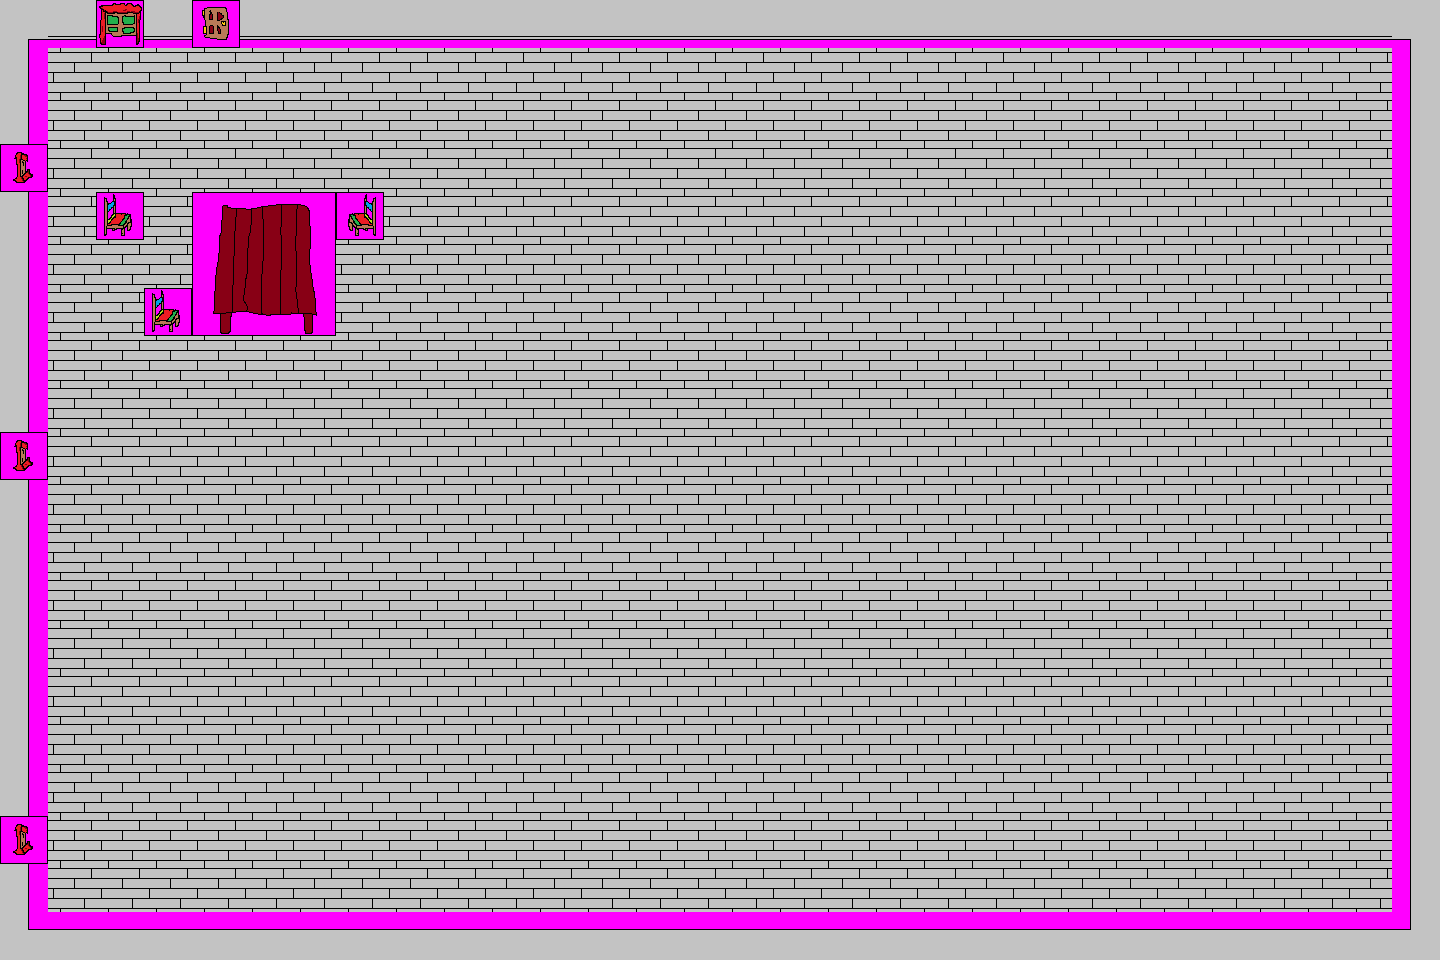

Below is a game level as drawn by its tile map, then a one-line description and the .tmx file that defines it, in full:
An orthogonal 30x20 tile map with 48x48 px tiles, 3 tile layers (Floor Layer, Chair Layer, Collision Layer) and 4 objects.

<map version="1.10" tiledversion="1.10.2" orientation="orthogonal" renderorder="right-down" width="30" height="20" tilewidth="48" tileheight="48" infinite="0" nextlayerid="7" nextobjectid="5">
 <properties>
  <property name="Collision" type="bool" value="true" />
 </properties>
 <tileset firstgid="1" source="../TileSets/incrediblybadmspainttileset.tsx" />
 <layer id="1" name="Floor Layer" width="30" height="20">
  <data encoding="csv">
1,1,1,1,1,1,1,1,1,1,1,1,1,1,1,1,1,1,1,1,1,1,1,1,1,1,1,1,1,1,
1,1,1,1,1,1,1,1,1,1,1,1,1,1,1,1,1,1,1,1,1,1,1,1,1,1,1,1,1,1,
1,1,1,1,1,1,1,1,1,1,1,1,1,1,1,1,1,1,1,1,1,1,1,1,1,1,1,1,1,1,
1,1,1,1,1,1,1,1,1,1,1,1,1,1,1,1,1,1,1,1,1,1,1,1,1,1,1,1,1,1,
1,1,1,1,1,1,1,1,1,1,1,1,1,1,1,1,1,1,1,1,1,1,1,1,1,1,1,1,1,1,
1,1,1,1,1,1,1,1,1,1,1,1,1,1,1,1,1,1,1,1,1,1,1,1,1,1,1,1,1,1,
1,1,1,1,1,1,1,1,1,1,1,1,1,1,1,1,1,1,1,1,1,1,1,1,1,1,1,1,1,1,
1,1,1,1,1,1,1,1,1,1,1,1,1,1,1,1,1,1,1,1,1,1,1,1,1,1,1,1,1,1,
1,1,1,1,1,1,1,1,1,1,1,1,1,1,1,1,1,1,1,1,1,1,1,1,1,1,1,1,1,1,
1,1,1,1,1,1,1,1,1,1,1,1,1,1,1,1,1,1,1,1,1,1,1,1,1,1,1,1,1,1,
1,1,1,1,1,1,1,1,1,1,1,1,1,1,1,1,1,1,1,1,1,1,1,1,1,1,1,1,1,1,
1,1,1,1,1,1,1,1,1,1,1,1,1,1,1,1,1,1,1,1,1,1,1,1,1,1,1,1,1,1,
1,1,1,1,1,1,1,1,1,1,1,1,1,1,1,1,1,1,1,1,1,1,1,1,1,1,1,1,1,1,
1,1,1,1,1,1,1,1,1,1,1,1,1,1,1,1,1,1,1,1,1,1,1,1,1,1,1,1,1,1,
1,1,1,1,1,1,1,1,1,1,1,1,1,1,1,1,1,1,1,1,1,1,1,1,1,1,1,1,1,1,
1,1,1,1,1,1,1,1,1,1,1,1,1,1,1,1,1,1,1,1,1,1,1,1,1,1,1,1,1,1,
1,1,1,1,1,1,1,1,1,1,1,1,1,1,1,1,1,1,1,1,1,1,1,1,1,1,1,1,1,1,
1,1,1,1,1,1,1,1,1,1,1,1,1,1,1,1,1,1,1,1,1,1,1,1,1,1,1,1,1,1,
1,1,1,1,1,1,1,1,1,1,1,1,1,1,1,1,1,1,1,1,1,1,1,1,1,1,1,1,1,1,
1,1,1,1,1,1,1,1,1,1,1,1,1,1,1,1,1,1,1,1,1,1,1,1,1,1,1,1,1,1
</data>
 </layer>
 <layer id="3" name="Chair Layer" width="30" height="20">
  <data encoding="csv">
19,14,14,14,14,14,14,14,14,14,14,14,14,14,14,14,14,14,14,14,14,14,14,14,14,14,14,14,14,20,
16,0,0,0,0,0,0,0,0,0,0,0,0,0,0,0,0,0,0,0,0,0,0,0,0,0,0,0,0,15,
16,0,0,0,0,0,0,0,0,0,0,0,0,0,0,0,0,0,0,0,0,0,0,0,0,0,0,0,0,15,
16,0,0,0,0,0,0,0,0,0,0,0,0,0,0,0,0,0,0,0,0,0,0,0,0,0,0,0,0,15,
16,0,0,0,0,0,0,0,0,0,0,0,0,0,0,0,0,0,0,0,0,0,0,0,0,0,0,0,0,15,
16,0,0,0,97,0,98,0,0,0,0,0,0,0,0,0,0,0,0,0,0,0,0,0,0,0,0,0,0,15,
16,0,0,0,0,0,98,0,0,0,0,0,0,0,0,0,0,0,0,0,0,0,0,0,0,0,0,0,0,15,
16,0,0,0,0,0,0,0,0,0,0,0,0,0,0,0,0,0,0,0,0,0,0,0,0,0,0,0,0,15,
16,0,0,0,0,0,0,0,0,0,0,0,0,0,0,0,0,0,0,0,0,0,0,0,0,0,0,0,0,15,
16,0,0,0,0,0,0,0,0,0,0,0,0,0,0,0,0,0,0,0,0,0,0,0,0,0,0,0,0,15,
16,0,0,0,0,0,0,0,0,0,0,0,0,0,0,0,0,0,0,0,0,0,0,0,0,0,0,0,0,15,
16,0,0,0,0,0,0,0,0,0,0,0,0,0,0,0,0,0,0,0,0,0,0,0,0,0,0,0,0,15,
16,0,0,0,0,0,0,0,0,0,0,0,0,0,0,0,0,0,0,0,0,0,0,0,0,0,0,0,0,15,
16,0,0,0,0,0,0,0,0,0,0,0,0,0,0,0,0,0,0,0,0,0,0,0,0,0,0,0,0,15,
16,0,0,0,0,0,0,0,0,0,0,0,0,0,0,0,0,0,0,0,0,0,0,0,0,0,0,0,0,15,
16,0,0,0,0,0,0,0,0,0,0,0,0,0,0,0,0,0,0,0,0,0,0,0,0,0,0,0,0,15,
16,0,0,0,0,0,0,0,0,0,0,0,0,0,0,0,0,0,0,0,0,0,0,0,0,0,0,0,0,15,
16,0,0,0,0,0,0,0,0,0,0,0,0,0,0,0,0,0,0,0,0,0,0,0,0,0,0,0,0,15,
16,0,0,0,0,0,0,0,0,0,0,0,0,0,0,0,0,0,0,0,0,0,0,0,0,0,0,0,0,15,
17,13,13,13,13,13,13,13,13,13,13,13,13,13,13,13,13,13,13,13,13,13,13,13,13,13,13,13,13,18
</data>
 </layer>
 <layer id="6" name="Collision Layer" width="30" height="20">
  <properties>
   <property name="Collision" type="bool" value="true" />
  </properties>
  <data encoding="csv">
0,0,99,0,102,0,0,0,0,0,0,0,0,0,0,0,0,0,0,0,0,0,0,0,0,0,0,0,0,0,
0,0,0,0,0,0,0,0,0,0,0,0,0,0,0,0,0,0,0,0,0,0,0,0,0,0,0,0,0,0,
0,0,0,0,0,0,0,0,0,0,0,0,0,0,0,0,0,0,0,0,0,0,0,0,0,0,0,0,0,0,
100,0,0,0,0,0,0,0,0,0,0,0,0,0,0,0,0,0,0,0,0,0,0,0,0,0,0,0,0,0,
0,0,97,0,61,62,63,98,0,0,0,0,0,0,0,0,0,0,0,0,0,0,0,0,0,0,0,0,0,0,
0,0,0,0,73,74,75,0,0,0,0,0,0,0,0,0,0,0,0,0,0,0,0,0,0,0,0,0,0,0,
0,0,0,97,85,86,87,0,0,0,0,0,0,0,0,0,0,0,0,0,0,0,0,0,0,0,0,0,0,0,
0,0,0,0,0,0,0,0,0,0,0,0,0,0,0,0,0,0,0,0,0,0,0,0,0,0,0,0,0,0,
0,0,0,0,0,0,0,0,0,0,0,0,0,0,0,0,0,0,0,0,0,0,0,0,0,0,0,0,0,0,
100,0,0,0,0,0,0,0,0,0,0,0,0,0,0,0,0,0,0,0,0,0,0,0,0,0,0,0,0,0,
0,0,0,0,0,0,0,0,0,0,0,0,0,0,0,0,0,0,0,0,0,0,0,0,0,0,0,0,0,0,
0,0,0,0,0,0,0,0,0,0,0,0,0,0,0,0,0,0,0,0,0,0,0,0,0,0,0,0,0,0,
0,0,0,0,0,0,0,0,0,0,0,0,0,0,0,0,0,0,0,0,0,0,0,0,0,0,0,0,0,0,
0,0,0,0,0,0,0,0,0,0,0,0,0,0,0,0,0,0,0,0,0,0,0,0,0,0,0,0,0,0,
0,0,0,0,0,0,0,0,0,0,0,0,0,0,0,0,0,0,0,0,0,0,0,0,0,0,0,0,0,0,
0,0,0,0,0,0,0,0,0,0,0,0,0,0,0,0,0,0,0,0,0,0,0,0,0,0,0,0,0,0,
0,0,0,0,0,0,0,0,0,0,0,0,0,0,0,0,0,0,0,0,0,0,0,0,0,0,0,0,0,0,
100,0,0,0,0,0,0,0,0,0,0,0,0,0,0,0,0,0,0,0,0,0,0,0,0,0,0,0,0,0,
0,0,0,0,0,0,0,0,0,0,0,0,0,0,0,0,0,0,0,0,0,0,0,0,0,0,0,0,0,0,
0,0,0,0,0,0,0,0,0,0,0,0,0,0,0,0,0,0,0,0,0,0,0,0,0,0,0,0,0,0
</data>
 </layer>
 <objectgroup id="4" name="Collisions">
  <object id="1" x="217.333" y="201.333" width="97.3333" height="114.667" />
  <object id="2" x="97.3333" y="193.333" width="38.6667" height="48" />
  <object id="3" x="145.333" y="288" width="36" height="49.3333" />
  <object id="4" x="349.333" y="194.667" width="25.3333" height="42.6667" />
 </objectgroup>
</map>